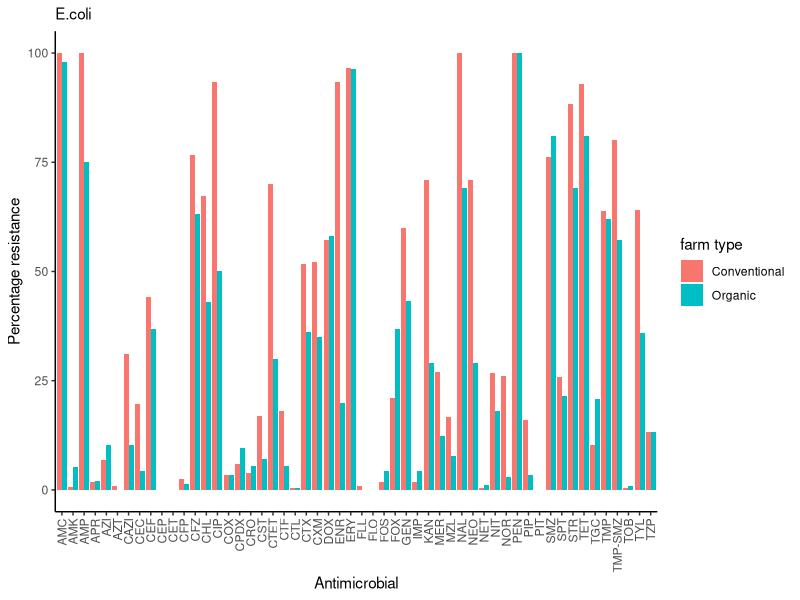
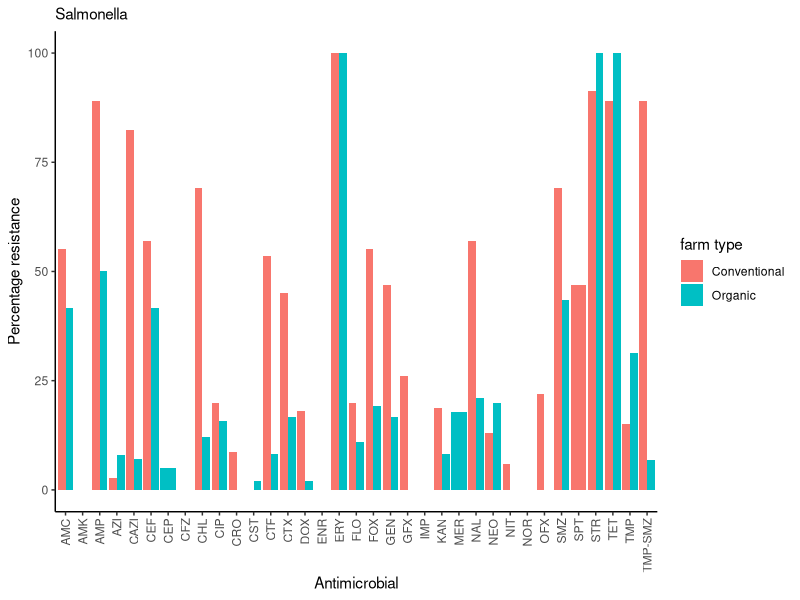
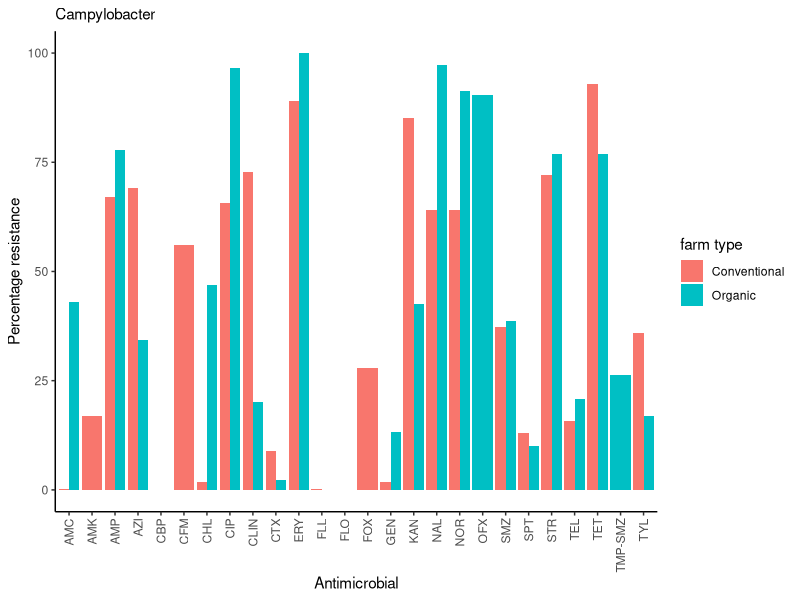
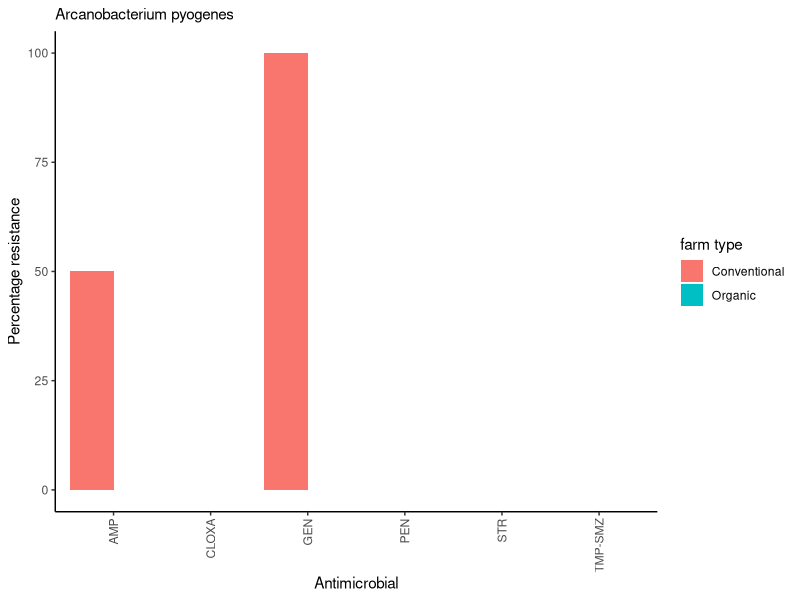
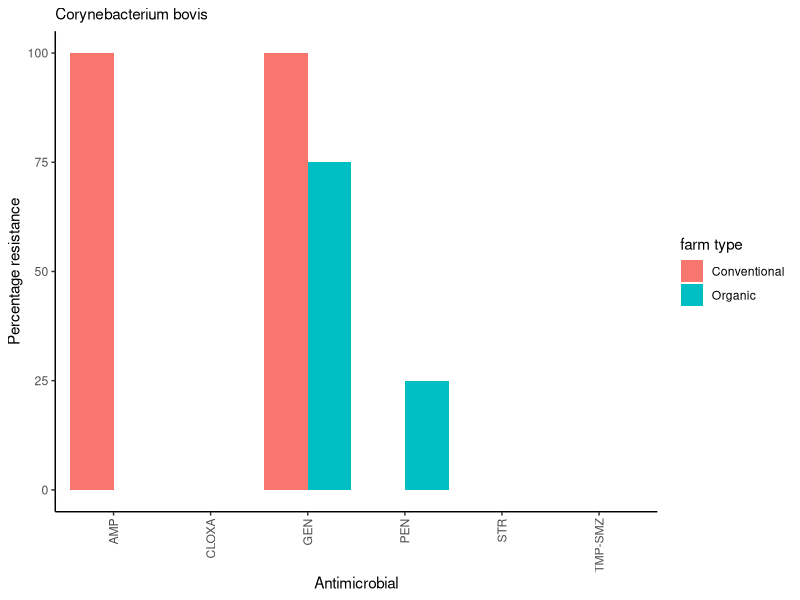
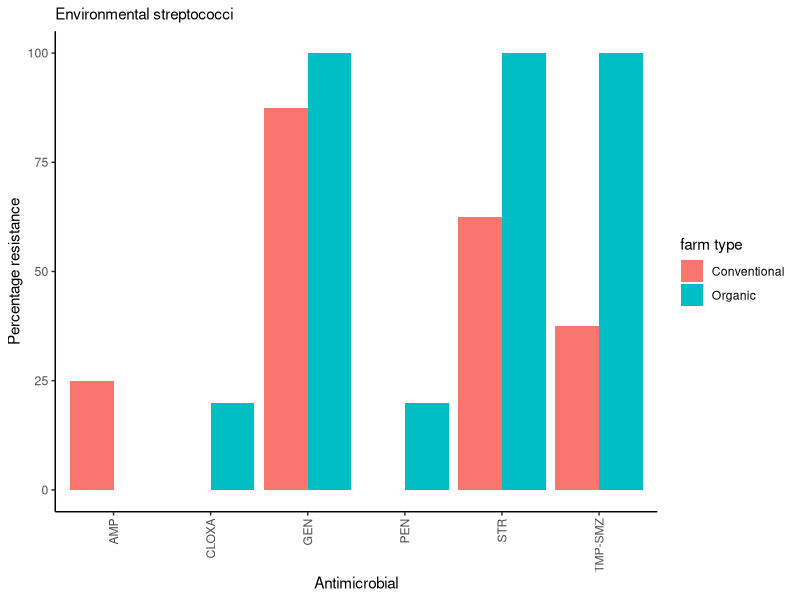
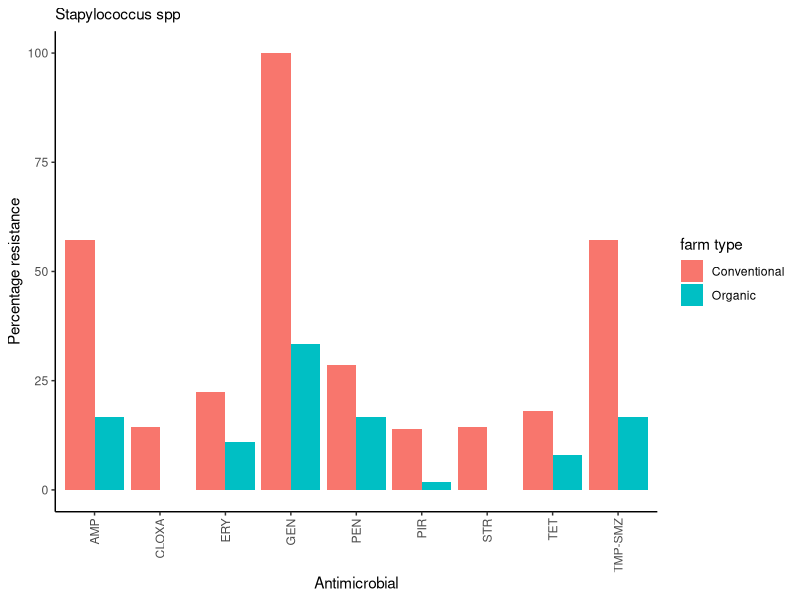
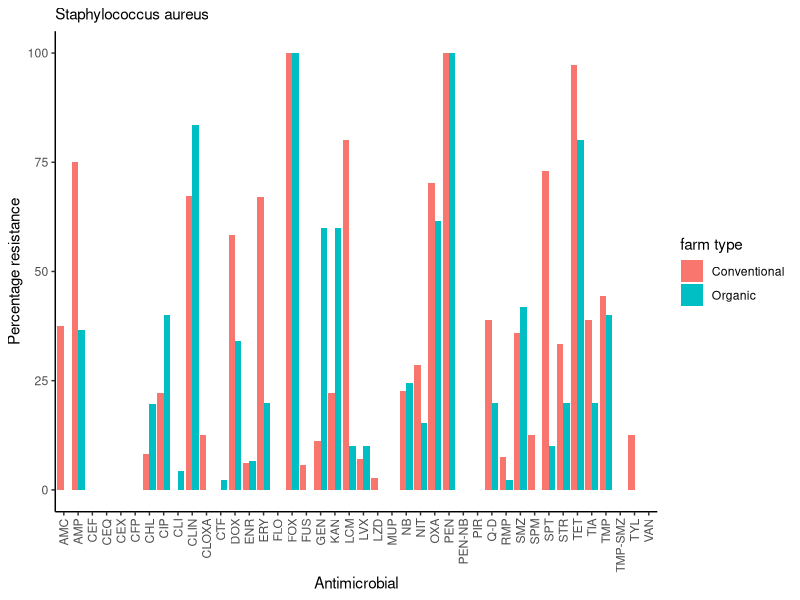

Write R code to recreate these figures, in order.
library(tidyverse)
library(ggplot2)
library(dplyr)
library(ggrepel)
library(patchwork)
#Load data
main_data <- read_csv("conv.csv")

#changing percentage resistance into numeric class and rounding off  
main_data$percent_resistant <- as.numeric(as.character
                                          (main_data$percent_resistant))

main_data$percent_resistant <- round(main_data$percent_resistant, digits = 2)


bar_data <- main_data %>%
  group_by(pathogen) %>%
  select("country",
         "farm_type",
         "antimicrobial_compound",
         "pathogen",
         "strain",
         "percent_resistant"
         
         )

##E.coli plot

e.coli <- bar_data %>%
  filter(pathogen == "E.coli") %>%
  select("country",
         "farm_type",
         "antimicrobial_compound",
         "pathogen",
         "strain",
         "percent_resistant"
         
         )

##e.coli bar plot

e.coli_plot <- ggplot(e.coli, aes(x = antimicrobial_compound, 
                           y = percent_resistant, 
                           fill = farm_type
)
) +
  geom_bar(stat = "identity", position = "dodge") + 
  labs(subtitle = "E.coli",
       x = "Antimicrobial", y = "Percentage resistance", 
       fill = "farm type") + 
  theme_bw() + 
  theme_classic() + 
  theme(axis.text.x = element_text(angle = 90, vjust = 0.5, hjust = 1)) 
e.coli_plot


##Salmonella plot

salmonella <- bar_data %>%
  filter(pathogen == "Salmonella") %>%
  select("country",
         "farm_type",
         "antimicrobial_compound",
         "pathogen",
         "strain",
         "percent_resistant"
         
  )

##Salmonella bar plot

salmonella_plot <- ggplot(salmonella, aes(x = antimicrobial_compound, 
                                  y = percent_resistant, 
                                  fill = farm_type
)
) +
  geom_bar(stat = "identity", position = "dodge") + 
  labs(subtitle = "Salmonella",
       x = "Antimicrobial", y = "Percentage resistance", 
       fill = "farm type") + 
  theme_bw() + 
  theme_classic() + 
  theme(axis.text.x = element_text(angle = 90, vjust = 0.5, hjust = 1)) 
salmonella_plot



##Campylobacter plot

campy <- bar_data %>%
  filter(pathogen == "Campylobacter") %>%
  select("country",
         "farm_type",
         "antimicrobial_compound",
         "pathogen",
         "strain",
         "percent_resistant"
         
  )

##Campylobacter bar plot

campy_plot <- ggplot(campy, aes(x = antimicrobial_compound, 
                                  y = percent_resistant, 
                                  fill = farm_type
)
) +
  geom_bar(stat = "identity", position = "dodge") + 
  labs(subtitle = "Campylobacter",
       x = "Antimicrobial", y = "Percentage resistance", 
       fill = "farm type") + 
  theme_bw() + 
  theme_classic() + 
  theme(axis.text.x = element_text(angle = 90, vjust = 0.5, hjust = 1)) 
campy_plot


##A.pyogenes plot

a.pyogn <- bar_data %>%
  filter(pathogen == "Arcanobacterium pyogenes") %>%
  select("country",
         "farm_type",
         "antimicrobial_compound",
         "pathogen",
         "strain",
         "percent_resistant"
         
  )

##A.pyogenes bar plot

a.pyogn_plot <- ggplot(a.pyogn, aes(x = antimicrobial_compound, 
                                  y = percent_resistant, 
                                  fill = farm_type
)
) +
  geom_bar(stat = "identity", position = "dodge") + 
  labs(subtitle = "Arcanobacterium pyogenes",
       x = "Antimicrobial", y = "Percentage resistance", 
       fill = "farm type") + 
  theme_bw() + 
  theme_classic() + 
  theme(axis.text.x = element_text(angle = 90, vjust = 0.5, hjust = 1)) 
a.pyogn_plot


##Corynebacterium bovis plot

c.bovis <- bar_data %>%
  filter(pathogen == "Corynebacterium bovis") %>%
  select("country",
         "farm_type",
         "antimicrobial_compound",
         "pathogen",
         "strain",
         "percent_resistant"
         
  )

##c.bovis bar plot

c.bovis_plot <- ggplot(c.bovis, aes(x = antimicrobial_compound, 
                                  y = percent_resistant, 
                                  fill = farm_type
)
) +
  geom_bar(stat = "identity", position = "dodge") + 
  labs(subtitle = "Corynebacterium bovis",
       x = "Antimicrobial", y = "Percentage resistance", 
       fill = "farm type") + 
  theme_bw() + 
  theme_classic() + 
  theme(axis.text.x = element_text(angle = 90, vjust = 0.5, hjust = 1)) 
c.bovis_plot


##E.streptococci plot

e.str <- bar_data %>%
  filter(pathogen == "Environmental streptococci") %>%
  select("country",
         "farm_type",
         "antimicrobial_compound",
         "pathogen",
         "strain",
         "percent_resistant"
         
  )

##E.streptococci bar plot

e.str_plot <- ggplot(e.str, aes(x = antimicrobial_compound, 
                                  y = percent_resistant, 
                                  fill = farm_type
)
) +
  geom_bar(stat = "identity", position = "dodge") + 
  labs(subtitle = "Environmental streptococci",
       x = "Antimicrobial", y = "Percentage resistance", 
       fill = "farm type") + 
  theme_bw() + 
  theme_classic() + 
  theme(axis.text.x = element_text(angle = 90, vjust = 0.5, hjust = 1)) 
e.str_plot

##Staphylococcus plot

staphyl <- bar_data %>%
  filter(pathogen == "Staphylococcus") %>%
  select("country",
         "farm_type",
         "antimicrobial_compound",
         "pathogen",
         "strain",
         "percent_resistant"
         
  )

##staphylococcus bar plot

staphyl_plot <- ggplot(staphyl, aes(x = antimicrobial_compound, 
                                  y = percent_resistant, 
                                  fill = farm_type
)
) +
  geom_bar(stat = "identity", position = "dodge") + 
  labs(subtitle = "Stapylococcus spp",
       x = "Antimicrobial", y = "Percentage resistance", 
       fill = "farm type") + 
  theme_bw() + 
  theme_classic() + 
  theme(axis.text.x = element_text(angle = 90, vjust = 0.5, hjust = 1)) 
staphyl_plot


##S.aureus plot

s.aureus <- bar_data %>%
  filter(pathogen == "S.aureus") %>%
  select("country",
         "farm_type",
         "antimicrobial_compound",
         "pathogen",
         "strain",
         "percent_resistant"
         
  )

##s.aureus bar plot

s.aureus_plot <- ggplot(s.aureus, aes(x = antimicrobial_compound, 
                                  y = percent_resistant, 
                                  fill = farm_type
)
) +
  geom_bar(stat = "identity", position = "dodge") + 
  labs(subtitle = "Staphylococcus aureus",
       x = "Antimicrobial", y = "Percentage resistance", 
       fill = "farm type") + 
  theme_bw() + 
  theme_classic() + 
  theme(axis.text.x = element_text(angle = 90, vjust = 0.5, hjust = 1)) 
s.aureus_plot


##Enterococcus plot

entero <- bar_data %>%
  filter(pathogen == "Enterococcus") %>%
  select("country",
         "farm_type",
         "antimicrobial_compound",
         "pathogen",
         "strain",
         "percent_resistant"
         
  )

##Enterococcus bar plot

entero_plot <- ggplot(entero, aes(x = antimicrobial_compound, 
                                      y = percent_resistant, 
                                      fill = farm_type
)
) +
  geom_bar(stat = "identity", position = "dodge") + 
  labs(subtitle = "Enterococcus",
       x = "Antimicrobial", y = "Percentage resistance", 
       fill = "farm type") + 
  theme_bw() + 
  theme_classic() + 
  theme(axis.text.x = element_text(angle = 90, vjust = 0.5, hjust = 1)) 
entero_plot

##marging plots using patchwork

pathogen_plot <- (e.coli_plot | campy_plot) /
  (salmonella_plot | entero_plot) /
  (staphyl_plot | s.aureus_plot) /
  (a.pyogn_plot | c.bovis_plot | e.str_plot) +
  plot_layout(guides = "collect") +
  plot_annotation(tag_levels = "a", tag_prefix = "(",
                  tag_suffix = ")") &
  theme(plot.tag = element_text(face = "bold"))

pathogen_plot


##Campylobacter strain plots


##Campylobacter strains plot

c_strain <- bar_data %>%
  filter(strain == "C.coli" |  strain== "C.jejuni") %>%
  select("country",
         "farm_type",
         "antimicrobial_compound",
         "pathogen",
         "strain",
         "percent_resistant"
         
  )

##Camylobacter strain bar plot

strain_plot <- ggplot(c_strain, aes(x = antimicrobial_compound, 
                                  y = percent_resistant, 
                                  fill = farm_type
)
) +
  geom_bar(stat = "identity", position = "dodge") + 
  labs(subtitle = "C.coli and C.jejuni resistance",
       x = "Antimicrobial", y = "Percentage resistance", 
       fill = "farm type") + 
  facet_wrap(~strain)+
  theme_bw() + 
  theme_classic() + 
  theme(axis.text.x = element_text(angle = 90, vjust = 0.5, hjust = 1)) 
strain_plot


             